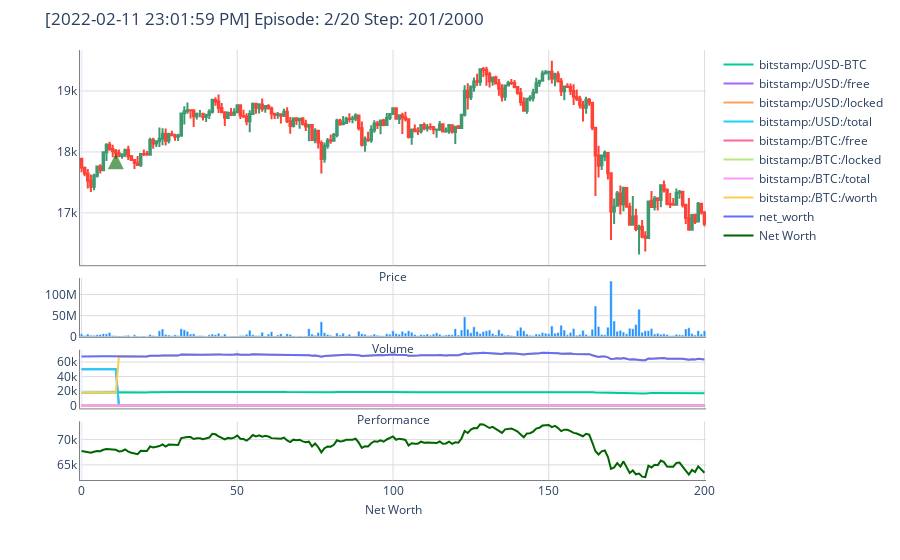
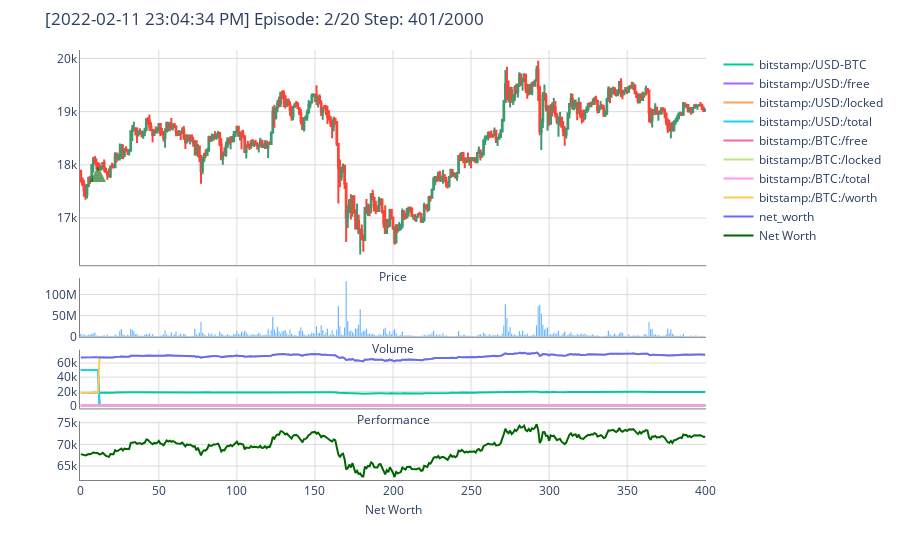
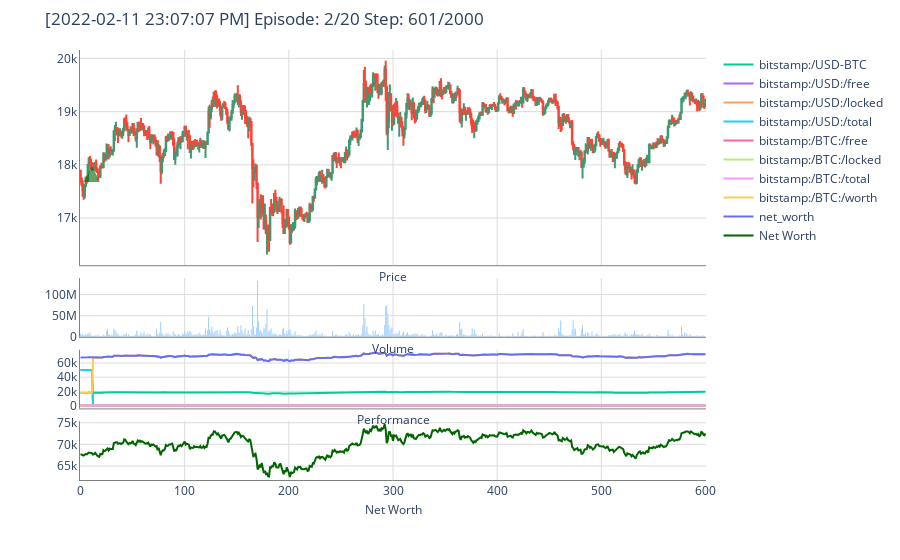

Write notebook code for charts like these, in order.
### Markdown cell above
%matplotlib inline

### Code cell
agent = DQNAgent(env)

agent.train(batch_size=batch_size, 
            n_steps=n_steps, 
            n_episodes=n_episodes, 
            memory_capacity=memory_capacity, 
            save_path=save_path)

### Figure 1 — Plotly figure (JSON) as saved in the notebook; plotly's stock layout.template omitted (floating-point values rounded to 4 significant figures; data arrays with more than 128 entries replaced by an {"elided": "..."} marker saying what was removed)
{"data": [{"close": {"elided": "201 float values"}, "high": {"elided": "201 float values"}, "low": {"elided": "201 float values"}, "name": "Price", "open": {"elided": "201 float values"}, "showlegend": false, "type": "candlestick", "uid": "2a73805d-d223-4e98-9b9c-e825f2d11c2f", "xaxis": "x", "yaxis": "y"}, {"marker": {"color": "DodgerBlue"}, "name": "Volume", "showlegend": false, "type": "bar", "uid": "33b390b5-4c58-4b67-9a25-1dbb9c14602f", "xaxis": "x2", "y": {"elided": "201 int values"}, "yaxis": "y2"}, {"mode": "lines", "name": "bitstamp:/USD-BTC", "type": "scatter", "uid": "cc5ea504-1dd0-465a-babc-f9f6e8734ecc", "xaxis": "x3", "y": {"elided": "201 float values"}, "yaxis": "y3"}, {"mode": "lines", "name": "bitstamp:/USD:/free", "type": "scatter", "uid": "70a11b63-d4e1-4431-8dae-8dcb30e50ece", "xaxis": "x3", "y": {"elided": "201 int values"}, "yaxis": "y3"}, {"mode": "lines", "name": "bitstamp:/USD:/locked", "type": "scatter", "uid": "ed7b8604-4bb7-4891-9848-090204aa381c", "xaxis": "x3", "y": {"elided": "201 int values"}, "yaxis": "y3"}, {"mode": "lines", "name": "bitstamp:/USD:/total", "type": "scatter", "uid": "c6bd5f6c-197f-4c8a-8afb-4fe52c7c8d7c", "xaxis": "x3", "y": {"elided": "201 int values"}, "yaxis": "y3"}, {"mode": "lines", "name": "bitstamp:/BTC:/free", "type": "scatter", "uid": "e7ecd15f-da03-4460-82b1-e7ff885a18da", "xaxis": "x3", "y": {"elided": "201 int values"}, "yaxis": "y3"}, {"mode": "lines", "name": "bitstamp:/BTC:/locked", "type": "scatter", "uid": "c303f1b8-f53b-46f1-9d45-4dac0cd45ea2", "xaxis": "x3", "y": {"elided": "201 float values"}, "yaxis": "y3"}, {"mode": "lines", "name": "bitstamp:/BTC:/total", "type": "scatter", "uid": "891b7a65-00fa-4ec6-aac7-5a1fd7315bbf", "xaxis": "x3", "y": {"elided": "201 float values"}, "yaxis": "y3"}, {"mode": "lines", "name": "bitstamp:/BTC:/worth", "type": "scatter", "uid": "55cab12a-802c-4688-bb76-8612c38af70f", "xaxis": "x3", "y": {"elided": "201 float values"}, "yaxis": "y3"}, {"mode": "lines", "name": "net_worth", "type": "scatter", "uid": "6a081344-8a43-4b86-9063-e01566659579", "xaxis": "x3", "y": {"elided": "201 float values"}, "yaxis": "y3"}, {"marker": {"color": "DarkGreen"}, "mode": "lines", "name": "Net Worth", "type": "scatter", "uid": "71e235e9-7016-4b20-a9be-029d6e7a50f4", "xaxis": "x4", "y": {"elided": "201 float values"}, "yaxis": "y4"}], "layout": {"annotations": [{"arrowcolor": "DarkGreen", "arrowhead": 2, "arrowsize": 0.8, "arrowwidth": 4, "ax": 0, "ay": 15, "hoverlabel": {"bgcolor": "DarkGreen"}, "hovertext": "Step 12 [2020-11-19 05:00 PM]<br>BUY 2.77298771 BTC @ 17977.0 USD MARKET<br>Total: 49850.0 USD - Comm.: 150.00 USD", "opacity": 0.6, "showarrow": true, "x": 11, "xref": "x", "y": 17977, "yref": "y"}], "margin": {"t": 50}, "title": {"text": "[2022-02-11 23:01:59 PM] Episode: 2/20 Step: 201/2000"}, "xaxis": {"anchor": "y", "domain": [0, 1], "gridcolor": "Gainsboro", "linecolor": "Grey", "matches": "x4", "rangeslider": {"visible": false}, "showticklabels": false, "title": {"font": {"size": 12}, "standoff": 7, "text": "Price"}}, "xaxis2": {"anchor": "y2", "domain": [0, 1], "gridcolor": "Gainsboro", "linecolor": "Grey", "matches": "x4", "showticklabels": false, "title": {"font": {"size": 12}, "standoff": 7, "text": "Volume"}}, "xaxis3": {"anchor": "y3", "domain": [0, 1], "gridcolor": "Gainsboro", "linecolor": "Grey", "matches": "x4", "showticklabels": false, "title": {"font": {"size": 12}, "standoff": 7, "text": "Performance"}}, "xaxis4": {"anchor": "y4", "domain": [0, 1], "gridcolor": "Gainsboro", "linecolor": "Grey", "title": {"font": {"size": 12}, "standoff": 7, "text": "Net Worth"}}, "yaxis": {"anchor": "x", "domain": [0.4995, 1], "gridcolor": "Gainsboro", "linecolor": "Grey"}, "yaxis2": {"anchor": "x2", "domain": [0.333, 0.4695], "gridcolor": "Gainsboro", "linecolor": "Grey"}, "yaxis3": {"anchor": "x3", "domain": [0.1665, 0.303], "gridcolor": "Gainsboro", "linecolor": "Grey"}, "yaxis4": {"anchor": "x4", "domain": [0, 0.1365], "gridcolor": "Gainsboro", "linecolor": "Grey"}}}

### Figure 2 — Plotly figure (JSON) as saved in the notebook; plotly's stock layout.template omitted (floating-point values rounded to 4 significant figures; data arrays with more than 128 entries replaced by an {"elided": "..."} marker saying what was removed)
{"data": [{"close": {"elided": "401 float values"}, "high": {"elided": "401 float values"}, "low": {"elided": "401 float values"}, "name": "Price", "open": {"elided": "401 float values"}, "showlegend": false, "type": "candlestick", "uid": "2a73805d-d223-4e98-9b9c-e825f2d11c2f", "xaxis": "x", "yaxis": "y"}, {"marker": {"color": "DodgerBlue"}, "name": "Volume", "showlegend": false, "type": "bar", "uid": "33b390b5-4c58-4b67-9a25-1dbb9c14602f", "xaxis": "x2", "y": {"elided": "401 int values"}, "yaxis": "y2"}, {"mode": "lines", "name": "bitstamp:/USD-BTC", "type": "scatter", "uid": "cc5ea504-1dd0-465a-babc-f9f6e8734ecc", "xaxis": "x3", "y": {"elided": "401 float values"}, "yaxis": "y3"}, {"mode": "lines", "name": "bitstamp:/USD:/free", "type": "scatter", "uid": "70a11b63-d4e1-4431-8dae-8dcb30e50ece", "xaxis": "x3", "y": {"elided": "401 int values"}, "yaxis": "y3"}, {"mode": "lines", "name": "bitstamp:/USD:/locked", "type": "scatter", "uid": "ed7b8604-4bb7-4891-9848-090204aa381c", "xaxis": "x3", "y": {"elided": "401 int values"}, "yaxis": "y3"}, {"mode": "lines", "name": "bitstamp:/USD:/total", "type": "scatter", "uid": "c6bd5f6c-197f-4c8a-8afb-4fe52c7c8d7c", "xaxis": "x3", "y": {"elided": "401 int values"}, "yaxis": "y3"}, {"mode": "lines", "name": "bitstamp:/BTC:/free", "type": "scatter", "uid": "e7ecd15f-da03-4460-82b1-e7ff885a18da", "xaxis": "x3", "y": {"elided": "401 int values"}, "yaxis": "y3"}, {"mode": "lines", "name": "bitstamp:/BTC:/locked", "type": "scatter", "uid": "c303f1b8-f53b-46f1-9d45-4dac0cd45ea2", "xaxis": "x3", "y": {"elided": "401 float values"}, "yaxis": "y3"}, {"mode": "lines", "name": "bitstamp:/BTC:/total", "type": "scatter", "uid": "891b7a65-00fa-4ec6-aac7-5a1fd7315bbf", "xaxis": "x3", "y": {"elided": "401 float values"}, "yaxis": "y3"}, {"mode": "lines", "name": "bitstamp:/BTC:/worth", "type": "scatter", "uid": "55cab12a-802c-4688-bb76-8612c38af70f", "xaxis": "x3", "y": {"elided": "401 float values"}, "yaxis": "y3"}, {"mode": "lines", "name": "net_worth", "type": "scatter", "uid": "6a081344-8a43-4b86-9063-e01566659579", "xaxis": "x3", "y": {"elided": "401 float values"}, "yaxis": "y3"}, {"marker": {"color": "DarkGreen"}, "mode": "lines", "name": "Net Worth", "type": "scatter", "uid": "71e235e9-7016-4b20-a9be-029d6e7a50f4", "xaxis": "x4", "y": {"elided": "401 float values"}, "yaxis": "y4"}], "layout": {"annotations": [{"arrowcolor": "DarkGreen", "arrowhead": 2, "arrowsize": 0.8, "arrowwidth": 4, "ax": 0, "ay": 15, "hoverlabel": {"bgcolor": "DarkGreen"}, "hovertext": "Step 12 [2020-11-19 05:00 PM]<br>BUY 2.77298771 BTC @ 17977.0 USD MARKET<br>Total: 49850.0 USD - Comm.: 150.00 USD", "opacity": 0.6, "showarrow": true, "x": 11, "xref": "x", "y": 17977, "yref": "y"}], "margin": {"t": 50}, "title": {"text": "[2022-02-11 23:04:34 PM] Episode: 2/20 Step: 401/2000"}, "xaxis": {"anchor": "y", "domain": [0, 1], "gridcolor": "Gainsboro", "linecolor": "Grey", "matches": "x4", "rangeslider": {"visible": false}, "showticklabels": false, "title": {"font": {"size": 12}, "standoff": 7, "text": "Price"}}, "xaxis2": {"anchor": "y2", "domain": [0, 1], "gridcolor": "Gainsboro", "linecolor": "Grey", "matches": "x4", "showticklabels": false, "title": {"font": {"size": 12}, "standoff": 7, "text": "Volume"}}, "xaxis3": {"anchor": "y3", "domain": [0, 1], "gridcolor": "Gainsboro", "linecolor": "Grey", "matches": "x4", "showticklabels": false, "title": {"font": {"size": 12}, "standoff": 7, "text": "Performance"}}, "xaxis4": {"anchor": "y4", "domain": [0, 1], "gridcolor": "Gainsboro", "linecolor": "Grey", "title": {"font": {"size": 12}, "standoff": 7, "text": "Net Worth"}}, "yaxis": {"anchor": "x", "domain": [0.4995, 1], "gridcolor": "Gainsboro", "linecolor": "Grey"}, "yaxis2": {"anchor": "x2", "domain": [0.333, 0.4695], "gridcolor": "Gainsboro", "linecolor": "Grey"}, "yaxis3": {"anchor": "x3", "domain": [0.1665, 0.303], "gridcolor": "Gainsboro", "linecolor": "Grey"}, "yaxis4": {"anchor": "x4", "domain": [0, 0.1365], "gridcolor": "Gainsboro", "linecolor": "Grey"}}}

### Figure 3 — Plotly figure (JSON) as saved in the notebook; plotly's stock layout.template omitted (floating-point values rounded to 4 significant figures; data arrays with more than 128 entries replaced by an {"elided": "..."} marker saying what was removed)
{"data": [{"close": {"elided": "601 float values"}, "high": {"elided": "601 float values"}, "low": {"elided": "601 float values"}, "name": "Price", "open": {"elided": "601 float values"}, "showlegend": false, "type": "candlestick", "uid": "2a73805d-d223-4e98-9b9c-e825f2d11c2f", "xaxis": "x", "yaxis": "y"}, {"marker": {"color": "DodgerBlue"}, "name": "Volume", "showlegend": false, "type": "bar", "uid": "33b390b5-4c58-4b67-9a25-1dbb9c14602f", "xaxis": "x2", "y": {"elided": "601 int values"}, "yaxis": "y2"}, {"mode": "lines", "name": "bitstamp:/USD-BTC", "type": "scatter", "uid": "cc5ea504-1dd0-465a-babc-f9f6e8734ecc", "xaxis": "x3", "y": {"elided": "601 float values"}, "yaxis": "y3"}, {"mode": "lines", "name": "bitstamp:/USD:/free", "type": "scatter", "uid": "70a11b63-d4e1-4431-8dae-8dcb30e50ece", "xaxis": "x3", "y": {"elided": "601 int values"}, "yaxis": "y3"}, {"mode": "lines", "name": "bitstamp:/USD:/locked", "type": "scatter", "uid": "ed7b8604-4bb7-4891-9848-090204aa381c", "xaxis": "x3", "y": {"elided": "601 int values"}, "yaxis": "y3"}, {"mode": "lines", "name": "bitstamp:/USD:/total", "type": "scatter", "uid": "c6bd5f6c-197f-4c8a-8afb-4fe52c7c8d7c", "xaxis": "x3", "y": {"elided": "601 int values"}, "yaxis": "y3"}, {"mode": "lines", "name": "bitstamp:/BTC:/free", "type": "scatter", "uid": "e7ecd15f-da03-4460-82b1-e7ff885a18da", "xaxis": "x3", "y": {"elided": "601 int values"}, "yaxis": "y3"}, {"mode": "lines", "name": "bitstamp:/BTC:/locked", "type": "scatter", "uid": "c303f1b8-f53b-46f1-9d45-4dac0cd45ea2", "xaxis": "x3", "y": {"elided": "601 float values"}, "yaxis": "y3"}, {"mode": "lines", "name": "bitstamp:/BTC:/total", "type": "scatter", "uid": "891b7a65-00fa-4ec6-aac7-5a1fd7315bbf", "xaxis": "x3", "y": {"elided": "601 float values"}, "yaxis": "y3"}, {"mode": "lines", "name": "bitstamp:/BTC:/worth", "type": "scatter", "uid": "55cab12a-802c-4688-bb76-8612c38af70f", "xaxis": "x3", "y": {"elided": "601 float values"}, "yaxis": "y3"}, {"mode": "lines", "name": "net_worth", "type": "scatter", "uid": "6a081344-8a43-4b86-9063-e01566659579", "xaxis": "x3", "y": {"elided": "601 float values"}, "yaxis": "y3"}, {"marker": {"color": "DarkGreen"}, "mode": "lines", "name": "Net Worth", "type": "scatter", "uid": "71e235e9-7016-4b20-a9be-029d6e7a50f4", "xaxis": "x4", "y": {"elided": "601 float values"}, "yaxis": "y4"}], "layout": {"annotations": [{"arrowcolor": "DarkGreen", "arrowhead": 2, "arrowsize": 0.8, "arrowwidth": 4, "ax": 0, "ay": 15, "hoverlabel": {"bgcolor": "DarkGreen"}, "hovertext": "Step 12 [2020-11-19 05:00 PM]<br>BUY 2.77298771 BTC @ 17977.0 USD MARKET<br>Total: 49850.0 USD - Comm.: 150.00 USD", "opacity": 0.6, "showarrow": true, "x": 11, "xref": "x", "y": 17977, "yref": "y"}], "margin": {"t": 50}, "title": {"text": "[2022-02-11 23:07:07 PM] Episode: 2/20 Step: 601/2000"}, "xaxis": {"anchor": "y", "domain": [0, 1], "gridcolor": "Gainsboro", "linecolor": "Grey", "matches": "x4", "rangeslider": {"visible": false}, "showticklabels": false, "title": {"font": {"size": 12}, "standoff": 7, "text": "Price"}}, "xaxis2": {"anchor": "y2", "domain": [0, 1], "gridcolor": "Gainsboro", "linecolor": "Grey", "matches": "x4", "showticklabels": false, "title": {"font": {"size": 12}, "standoff": 7, "text": "Volume"}}, "xaxis3": {"anchor": "y3", "domain": [0, 1], "gridcolor": "Gainsboro", "linecolor": "Grey", "matches": "x4", "showticklabels": false, "title": {"font": {"size": 12}, "standoff": 7, "text": "Performance"}}, "xaxis4": {"anchor": "y4", "domain": [0, 1], "gridcolor": "Gainsboro", "linecolor": "Grey", "title": {"font": {"size": 12}, "standoff": 7, "text": "Net Worth"}}, "yaxis": {"anchor": "x", "domain": [0.4995, 1], "gridcolor": "Gainsboro", "linecolor": "Grey"}, "yaxis2": {"anchor": "x2", "domain": [0.333, 0.4695], "gridcolor": "Gainsboro", "linecolor": "Grey"}, "yaxis3": {"anchor": "x3", "domain": [0.1665, 0.303], "gridcolor": "Gainsboro", "linecolor": "Grey"}, "yaxis4": {"anchor": "x4", "domain": [0, 0.1365], "gridcolor": "Gainsboro", "linecolor": "Grey"}}}
